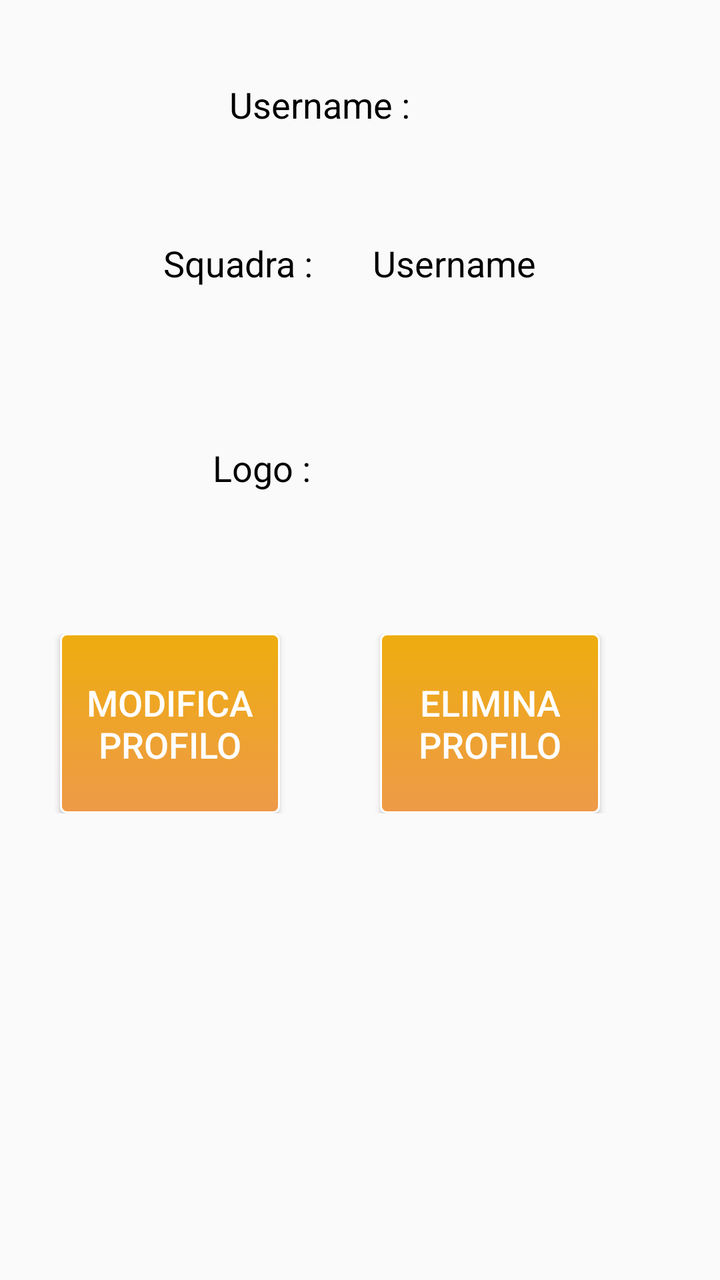
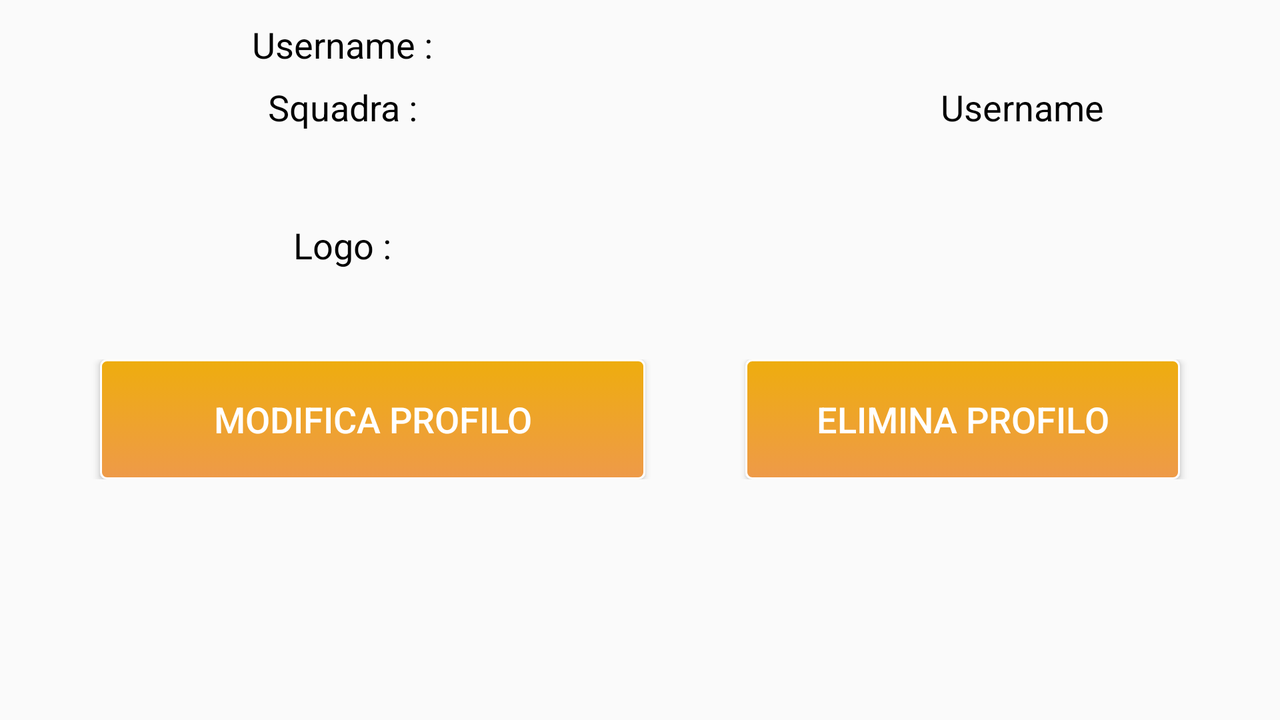

One screen, two layout resources from the same app: the default and the repository's alternative for another configuration. Each is rendered where Android would select it; the XML of both is given below.
<!-- AndroidManifest.xml: application theme FollowTeamTheme -->
<!-- res/layout/profilo.xml -->
<?xml version="1.0" encoding="utf-8"?>


<ScrollView xmlns:android="http://schemas.android.com/apk/res/android"
        android:id="@+id/scrollView1"
        android:layout_width="fill_parent"
        android:layout_height="fill_parent">
        
	<LinearLayout 
	    android:id="@+id/LinearLayout2"
	    android:layout_width="wrap_content"
	    android:layout_height="wrap_content"
	    android:orientation="vertical"
	    android:gravity="center_horizontal" >
	
	    <LinearLayout
	        android:layout_width="match_parent"
	        android:layout_height="wrap_content"
	        android:orientation="horizontal" 
			android:gravity="center_horizontal"
			android:layout_marginBottom="15dp"
			android:layout_marginTop="40dp"> 
	        <TextView
	            android:id="@+id/textViewUsernameProfilo"
	            android:layout_marginRight="30dp"
	            android:layout_width="wrap_content"
	            android:layout_height="wrap_content"
	            android:text="@string/labelUsernameProfilo" />
	
	        <TextView
	            android:id="@+id/usernameProfilo"
	            android:layout_width="wrap_content"
	            android:layout_height="wrap_content"
	             />
	
	    </LinearLayout>
	
	     <LinearLayout
	         android:layout_width="match_parent"
	         android:layout_height="wrap_content" 
	          android:orientation="horizontal" 
			android:gravity="center_horizontal"
			android:layout_marginBottom="15dp">
	        <TextView
	            android:id="@+id/textViewNomeSquadra"
	            android:layout_marginTop="40dp"
	            android:layout_marginRight="30dp"
	            android:layout_width="wrap_content"
	            android:layout_height="wrap_content"
	            android:text="@string/labelSquadra" />
	
	         <TextView
	             android:id="@+id/squadraProfilo"
	             android:layout_width="wrap_content"
	             android:layout_height="wrap_content"
	             android:layout_marginTop="40dp"
	             android:text="@string/usernameLabel" />
	
	     </LinearLayout>
	
	     <LinearLayout
	         android:layout_width="match_parent"
	         android:layout_height="wrap_content"
	          android:orientation="horizontal"
	          android:layout_marginBottom="15dp" 
			android:gravity="center_horizontal" >
	         
	         <TextView
	            android:id="@+id/textViewLogo"
	            android:layout_marginTop="63dp"
	            android:layout_marginRight="25dp"
	            android:layout_width="wrap_content"
	            android:layout_height="wrap_content"
	            android:text="@string/labelLogo" />
	
	         <ImageView
	             android:id="@+id/imageSquadraProfilo"
	             android:layout_width="63dp"
	             android:layout_height="106dp"
	             android:layout_marginTop="37dp"
	             android:src="@drawable/ic_launcher" />
	
	     </LinearLayout>
	
	    <LinearLayout
	        android:layout_width="match_parent"
	        android:layout_height="wrap_content"
	        android:gravity="center_horizontal"
	        android:layout_marginBottom="15dp" >
	
	        <Button
	            android:id="@+id/buttonModificaProfilo"
	            style="@style/button"
	            android:layout_width="110dp"
	            android:layout_height="90dp"
	            android:layout_marginLeft="30dp"
	            android:minHeight="50dp"
	            android:text="@string/buttonModifica" />
	
	        <Button
	            android:id="@+id/buttonEliminaProfilo"
	            style="@style/button"
	            android:layout_width="110dp"
	            android:layout_height="90dp"
	            android:layout_marginLeft="50dp"
	            android:layout_marginRight="50dp"
	            android:text="@string/buttonElimina" />
	    </LinearLayout>
	
	</LinearLayout>
</ScrollView>
<!-- resources referenced by this layout -->
<resources>
  <!-- drawable ic_launcher: png bitmap (drawable-hdpi, 18727 bytes) -->
  <string name="buttonElimina">Elimina profilo</string>
  <string name="buttonModifica">Modifica profilo</string>
  <string name="labelLogo">Logo : </string>
  <string name="labelSquadra">Squadra : </string>
  <string name="labelUsernameProfilo">Username :  </string>
  <string name="usernameLabel">Username</string>
  <style name="button">
          <item name="android:background">@drawable/mybutton</item>
  		<item name="android:layout_width">wrap_content</item>
          <item name="android:layout_height">wrap_content</item>
          <item name="android:paddingLeft">9sp</item>
          <item name="android:paddingRight">9sp</item>
         	<item name="android:textColor">#FFFFFF</item>
          <item name="android:textSize">18sp</item>
  		<item name="android:height">70sp</item>
  		<item name="android:width">100sp</item>
      </style>
  <style name="FollowTeamTheme" parent="@style/Theme.AppCompat.Light">
          <item name="android:actionBarStyle">@style/MyActionBar</item>
          <item name="android:textColor">#000000</item>
          <item name="android:textSize">18sp</item>
      </style>
  <!-- drawable mybutton (drawable-hdpi) -->
  <?xml version="1.0" encoding="utf-8"?>
  
  <selector xmlns:android="http://schemas.android.com/apk/res/android" >
   <item android:state_pressed="true" >
       <shape android:shape="rectangle"  >
           <corners android:radius="3dip" />
           <stroke android:width="1dip" android:color="#FFFFFF" />
           <gradient android:angle="-90" android:startColor="#8EE5EE" android:endColor="#7AC5CD"  />            
       </shape>
   </item>
  <item android:state_focused="true">
       <shape android:shape="rectangle"  >
           <corners android:radius="3dip" />
           <stroke android:width="1dip" android:color="#5e7974" />
           <solid android:color="#58857e"/>       
       </shape>
   </item>  
  <item >
      <shape android:shape="rectangle"  >
           <corners android:radius="3dip" />
           <stroke android:width="1dip" android:color="#FFFFFF" />
           <gradient android:angle="-90" android:startColor="#EEAD0E" android:endColor="#EE9A49" />            
       </shape>
   </item>
  </selector>
  <style name="MyActionBar" parent="@android:style/Widget.Holo.ActionBar">
          <item name="android:background">#7AC5CD</item>
          <item name="android:color">#FFFFFF</item>
      </style>
</resources>
<!-- res/layout-land/profilo.xml (the repository's variant of the layout above) -->
<!-- drawn on the phone turned sideways -->
<ScrollView xmlns:android="http://schemas.android.com/apk/res/android"
    android:id="@+id/scrollView1"
    android:layout_width="fill_parent"
    android:layout_height="fill_parent" >

    <TableLayout
        android:id="@+id/tableLayout1"
        android:layout_width="match_parent"
        android:layout_height="wrap_content"
        android:layout_marginLeft="20dp"
        android:shrinkColumns="*"
        android:stretchColumns="*" >

        <TableRow
            android:id="@+id/tableRow4"
            android:layout_width="wrap_content"
            android:layout_height="wrap_content"
            android:layout_marginBottom="7dp"
            android:layout_marginTop="10dp" >

            <TextView
                android:id="@+id/textViewUsernameProfilo"
                android:layout_width="wrap_content"
                android:layout_height="wrap_content"
                android:layout_gravity="center"
                android:layout_marginRight="30dp"
                android:text="@string/labelUsernameProfilo" />

            <TextView
                android:id="@+id/usernameProfilo"
                android:layout_width="wrap_content"
                android:layout_height="wrap_content"
                android:layout_gravity="center" />
        </TableRow>

        <TableRow
            android:id="@+id/tableRow1"
            android:layout_width="match_parent"
            android:layout_height="wrap_content"
            android:layout_marginBottom="7dp" >

            <TextView
                android:id="@+id/textViewNomeSquadra"
                android:layout_width="wrap_content"
                android:layout_height="wrap_content"
                android:layout_gravity="center"
                android:layout_marginRight="30dp"
                android:text="@string/labelSquadra" />

            <TextView
                android:id="@+id/squadraProfilo"
                android:layout_width="wrap_content"
                android:layout_height="wrap_content"
                android:layout_gravity="center"
                android:text="@string/usernameLabel" />
        </TableRow>

        <TableRow
            android:id="@+id/tableRow2"
            android:layout_width="match_parent"
            android:layout_height="wrap_content"
            android:layout_marginBottom="7dp" >

            <TextView
                android:id="@+id/textViewLogo"
                android:layout_width="wrap_content"
                android:layout_height="wrap_content"
                android:layout_gravity="center"
                android:layout_marginRight="30dp"
                android:text="@string/labelLogo" />

            <ImageView
                android:id="@+id/imageSquadraProfilo"
                android:layout_width="70dp"
                android:layout_height="100dp"
                android:src="@drawable/ic_launcher" />
        </TableRow>

        <TableRow
            android:id="@+id/tableRow3"
            android:layout_width="match_parent"
            android:layout_height="wrap_content" >

            <Button
                android:id="@+id/buttonModificaProfilo"
                style="@style/button"
                android:layout_width="35dp"
                android:layout_height="60dp"
                android:layout_marginLeft="30dp"
                android:minHeight="50dp"
                android:text="@string/buttonModifica" />

            <Button
                android:id="@+id/buttonEliminaProfilo"
                style="@style/button"
                android:layout_width="35dp"
                android:layout_height="60dp"
                android:layout_marginLeft="50dp"
                android:layout_marginRight="50dp"
                android:text="@string/buttonElimina" />
        </TableRow>
    </TableLayout>

</ScrollView>
